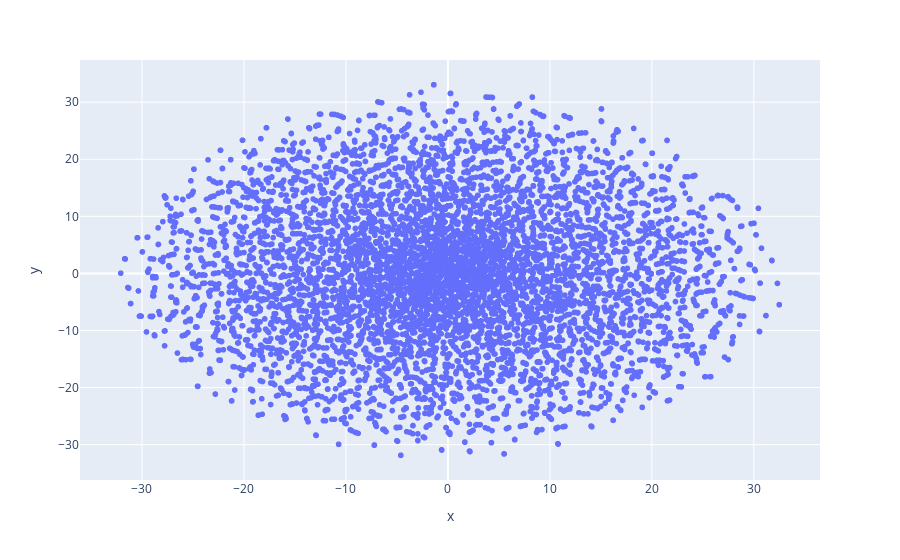

Here is the notebook cell this chart was saved with:
### Code cell
#Plotly creates a visualization with each point corresponding to a business in the original dataset.
fig = px.scatter(
    projection, x='x', y='y'
)
fig.show()

### Figure 1 — Plotly figure (JSON) as saved in the notebook; plotly's stock layout.template omitted (floating-point values rounded to 4 significant figures; data arrays with more than 128 entries replaced by an {"elided": "..."} marker saying what was removed)
{"data": [{"hovertemplate": "x=%{x}<br>y=%{y}<extra></extra>", "legendgroup": "", "marker": {"color": "#636efa", "symbol": "circle"}, "mode": "markers", "name": "", "showlegend": false, "type": "scattergl", "x": {"elided": "7533 float values"}, "xaxis": "x", "y": {"elided": "7533 float values"}, "yaxis": "y"}], "layout": {"legend": {"tracegroupgap": 0}, "margin": {"t": 60}, "xaxis": {"anchor": "y", "domain": [0, 1], "title": {"text": "x"}}, "yaxis": {"anchor": "x", "domain": [0, 1], "title": {"text": "y"}}}}
